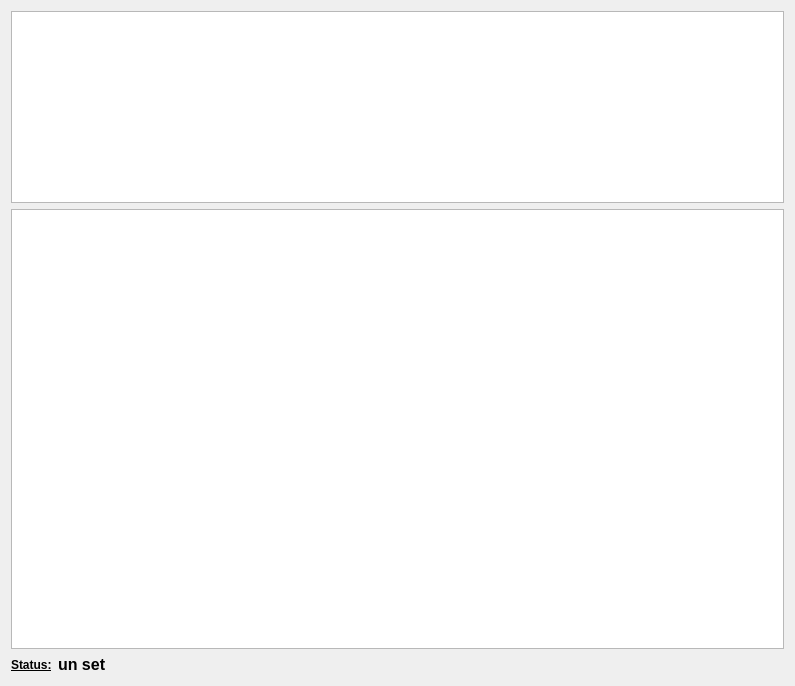
<?xml version="1.0" encoding="UTF-8"?>
<ui version="4.0">
 <class>tsm_d</class>
 <widget class="QDialog" name="tsm_d">
  <property name="geometry">
   <rect>
    <x>0</x>
    <y>0</y>
    <width>795</width>
    <height>686</height>
   </rect>
  </property>
  <property name="windowTitle">
   <string>Sql watcher</string>
  </property>
  <property name="windowIcon">
   <iconset resource="icons.qrc">
    <normaloff>:/new/prefix1/icons/d.png</normaloff>:/new/prefix1/icons/d.png</iconset>
  </property>
  <layout class="QVBoxLayout" name="verticalLayout">
   <item>
    <widget class="QTextEdit" name="textEdit">
     <property name="sizePolicy">
      <sizepolicy hsizetype="Expanding" vsizetype="Minimum">
       <horstretch>0</horstretch>
       <verstretch>0</verstretch>
      </sizepolicy>
     </property>
    </widget>
   </item>
   <item>
    <widget class="QTableView" name="tableView"/>
   </item>
   <item>
    <layout class="QHBoxLayout" name="horizontalLayout_3">
     <item>
      <widget class="QLabel" name="label">
       <property name="text">
        <string>&lt;html&gt;&lt;head/&gt;&lt;body&gt;&lt;p&gt;&lt;span style=&quot; font-weight:600; text-decoration: underline;&quot;&gt;Status:&lt;/span&gt;&lt;/p&gt;&lt;/body&gt;&lt;/html&gt;</string>
       </property>
       <property name="textFormat">
        <enum>Qt::RichText</enum>
       </property>
      </widget>
     </item>
     <item>
      <layout class="QHBoxLayout" name="horizontalLayout_2">
       <item>
        <widget class="QLabel" name="lStateText">
         <property name="text">
          <string>&lt;html&gt;&lt;head/&gt;&lt;body&gt;&lt;p align=&quot;justify&quot;&gt;&lt;span style=&quot; font-size:12pt; font-weight:600;&quot;&gt;un set&lt;/span&gt;&lt;/p&gt;&lt;/body&gt;&lt;/html&gt;</string>
         </property>
        </widget>
       </item>
       <item>
        <spacer name="horizontalSpacer_2">
         <property name="orientation">
          <enum>Qt::Horizontal</enum>
         </property>
         <property name="sizeHint" stdset="0">
          <size>
           <width>40</width>
           <height>20</height>
          </size>
         </property>
        </spacer>
       </item>
      </layout>
     </item>
    </layout>
   </item>
  </layout>
  <action name="actionUpdate">
   <property name="checkable">
    <bool>true</bool>
   </property>
   <property name="text">
    <string>Update</string>
   </property>
   <property name="toolTip">
    <string>Update sql</string>
   </property>
   <property name="shortcut">
    <string>Ctrl+U</string>
   </property>
  </action>
 </widget>
 <resources>
  <include location="icons.qrc"/>
 </resources>
 <connections/>
</ui>
